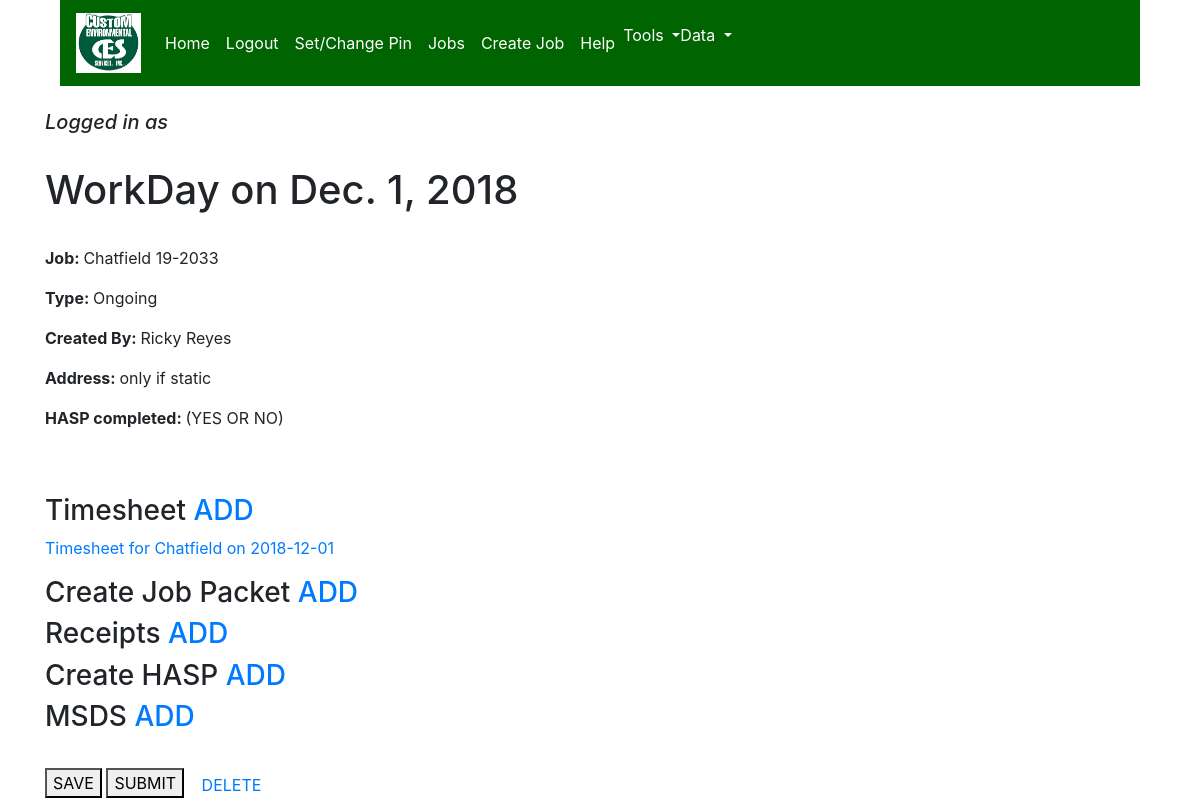
The page /time_sheet/single_workday/2242 on the database its author committed.
### time_sheet/models.py (models this page shows, shortened)
class WorkDay(models.Model):
    WORKDAY_STATUS_CHOICES = (
        ('Incomplete', 'Incomplete'),
        ('Pending', 'Pending'),
        ('Approved', 'Approved'),
        ('Complete', 'Complete'),
    )
    date = models.DateField()
    address = models.CharField(max_length=150, help_text="**Change if address mobile", blank=True, null=True)
    job = models.ForeignKey(Job, on_delete=models.SET_NULL, blank=True, null=True)
    created_by = models.ForeignKey(Employee, on_delete=models.SET_NULL, null=True, blank=True)
    completed = models.BooleanField(default=False)
    status = models.CharField(max_length=20, choices=WORKDAY_STATUS_CHOICES, default=WORKDAY_STATUS_CHOICES[0][0])

class Job(models.Model):
    JOB_TYPE_CHOICES = (
        ('Single', 'Single'),
        ('Ongoing', 'Ongoing'),
        ('ER', 'ER'),
    )
    name = models.CharField(max_length=100)
    job_num = models.CharField(max_length=20, unique=True)
    address = models.CharField(max_length=150, blank=True, null=True, help_text='* Only if Job always has same address') # can set this here if it is always the same, else set on WorkDay
    created_by = models.ForeignKey(Employee, on_delete=models.SET_NULL, null=True, blank=True)
    type = models.CharField(max_length=20, choices=JOB_TYPE_CHOICES)
    created_date = models.DateField(auto_now_add=True, blank=True, null=True)
    notes = models.TextField(default='')
    def __str__(self):
        return '{} {}'.format(self.name, self.format_job_num())
    def format_job_num(self):
        nums = list(self.job_num)
        nums.insert(2, '-')
        yes = ''.join(nums)
        return yes

class TimeSheet(models.Model):
    work_day = models.ForeignKey(WorkDay, on_delete=models.CASCADE, null=True, blank=True)
    completed = models.BooleanField(default=False)
    def __str__(self):
        return 'Timesheet for {} on {}'.format(self.work_day.job.name, self.work_day.date)
    objects = models.Manager()

### accounts/models.py (models this page shows, shortened)
class Employee(models.Model):
    user = models.OneToOneField(User, on_delete=models.CASCADE)
    pin = models.CharField(max_length=15, default=0000, blank=True, null=True)
    phone_number = models.CharField(max_length=15, blank=True, null=True, default='')
    def get_full_name(self):
        return self.user.get_full_name()
    def __str__(self):
        return self.get_full_name()

class User(AbstractBaseUser):
    email = models.EmailField(max_length=255, unique=True)
    first_name = models.CharField(max_length=30)
    last_name = models.CharField(max_length=40)
    time_stamp = models.DateTimeField(auto_now_add=True)
    is_active = models.BooleanField(default=True)
    is_staff = models.BooleanField(default=False)
    is_admin = models.BooleanField(default=False)
    USERNAME_FIELD = 'email'
    REQUIRED_FIELDS = []  # email and password are included by default
    objects = UserManager()
    def get_full_name(self):
        return self.first_name + ' ' + self.last_name

### time_sheet/views.py (the view)
# urls.py: path('single_workday/<int:workday_id>', SingleWorkDay.as_view(), name='single_workday'),
class SingleWorkDay(View):
    def get(self, request, workday_id):
        workday = WorkDay.objects.get(id=workday_id)
        timesheets = TimeSheet.objects.filter(work_day=workday)
        context = {
            'workday': workday,
            'timesheets': timesheets,
        }
        return render(request, 'single_workday.html', context)

### time_sheet/templates/single_workday.html
{% extends 'base.html' %}
{% block content %}
<h1>WorkDay on {{ workday.date }}</h1>
<br>
<p><b>Job: </b>{{ workday.job }}</p>
<p><b>Type: </b>{{ workday.job.type }}</p>
<p><b>Created By: </b>{{ workday.created_by }}</p>
<p><b>Address: </b>{{ workday.address }}</p>
<p><b>HASP completed: </b>(YES OR NO)</p>
<br><br>
<h3>Timesheet <a href="{% url 'add_timesheet' workday_id=workday.id %}">ADD</a></h3>
{% for timesheet in timesheets %}
    <p><a href="{% url 'add_employee_work' timesheet_id=timesheet.id %}">{{ timesheet }}</a></p>
{% endfor %}
<h3>Create Job Packet <a href="#">ADD</a></h3>
<h3>Receipts <a href="#">ADD</a></h3>
<h3>Create HASP <a href="#">ADD</a></h3>
<h3>MSDS <a href="#">ADD</a></h3>
<br>
<button>SAVE</button>
<button>SUBMIT</button>
<a href="{% url 'delete_workday_view' workday_id=workday.id %}" class="btn">DELETE</a>
{% endblock content %}

### rows shown on the page
WorkDay: date "Dec. 1, 2018", job "Chatfield 19-2033", job.type "Ongoing", created_by "Ricky Reyes", address "only if static"
TimeSheet: work_day.date "Timesheet for Chatfield on 2018-12-01"
